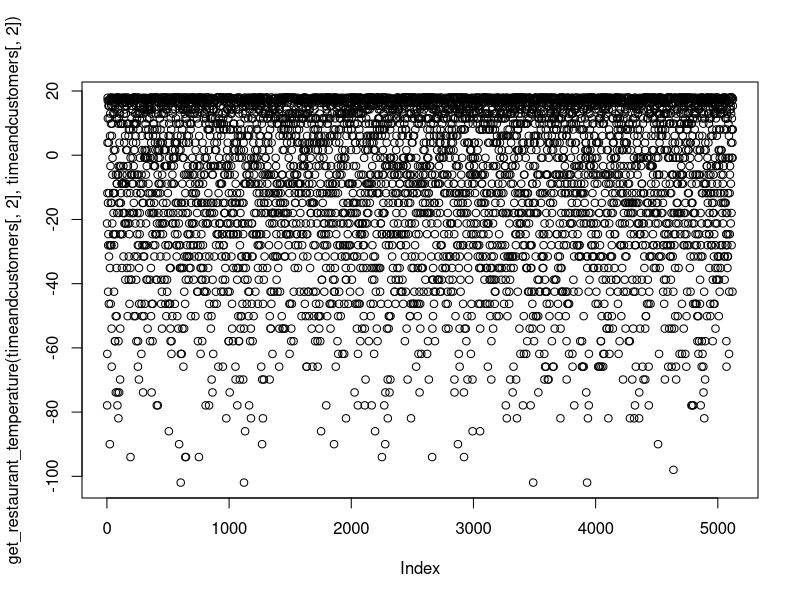

Source code (R):
install.packages("chron")
install.packages("clusterGeneration")
install.packages("lubridate")
install.packages("dbscan")


library("clusterGeneration")
library("dbscan")
library("lubridate")
library("chron")

getTimes <- function(){
  t <- seq(ISOdate(2000,1,1,hour = 10), ISOdate(2000,12,31, hour =24), "hours")
  t[hours(t)>=10]
}

#creates bimodal random values by merging two sets of randonly normal distributed values
#n = number of values, cpct = 0.5 (probability of choosing of one of the sets)
bimodalDistFunc <- function (n,cpct, mu1, mu2, sig1, sig2) {
  y0 <- rnorm(n,mean=mu1, sd = sig1)
  y1 <- rnorm(n,mean=mu2, sd = sig2)
  
  flag <- rbinom(n,size=1,prob=cpct)
  y <- y0*(1 - flag) + y1*flag 
}

#cut off the values which are not in the range of 10 and 23
sortbimodaldata = function(x){ 
  temp = x
  if(max(x) > 23){
    temp = temp[-which(temp>23)]
  } else if(min(temp)<10){
    temp = temp[-which(temp<10)]
  }
  return(temp)
}

#number of customers per day; e.g. (12,12,15,16,11,...)
createCustomerPerDay = function(n,cpct, mu1, mu2, sig1, sig2){
  data = bimodalDistFunc(n,cpct, mu1, mu2, sig1, sig2)
  floordata = floor(data) #round down
  sorteddata = sortbimodaldata(floordata) #cut off data in range 10 to 23
  return(sorteddata)
}

#output: 14 rows of distribution for one day (10,20,21,44,75,54,...) without the time. Maximum capacity of 60.
createCustomerTimeFrequency = function(n,cpct, mu1, mu2, sig1, sig2){
  allcustomers = as.data.frame(table(createCustomerPerDay(n,cpct, mu1, mu2, sig1, sig2)))
  freq = c()
  for (i in 10:23){
      if(length(which(allcustomers[,1] == i)) > 0){
        if (allcustomers[which(allcustomers[,1] == i),2] >60){
          freq = append(freq, 60)
        }else{
          freq = append(freq, allcustomers[which(allcustomers[,1] == i),2])
        }
      } else{
        freq = append(freq, 0)
      }
  }
  return(freq)
}

#Doing the previous function 365 times. Returns the whole customers data (365 days and 14 entries a day)
createAllCustomers = function(cpct, mu1, mu2, sig1, sig2){
  customers = c()
  for(i in 1:366){
    n = floor(runif(1, 150, 250)) #randomly choose a number of customer for a day
    customers = append(customers, createCustomerTimeFrequency(n,cpct, mu1, mu2, sig1, sig2))
  }
  return(customers)
}

createMealsDrinks = function(customers){ #parameters are not necessary (?)
  meals = c()
  drinks = c()
  
  #uniform distribution
  #meals = c(runif(length(timeslots),7,12)*runif(length(timeslots),0.8,1.2),runif(length(timeslots),0,4)*runif(length(timeslots),0.8,1.2))*customers
  #drinks = c(runif(length(timeslots),0,4)*runif(length(timeslots),0.8,1.2),runif(length(timeslots),7,12)*runif(length(timeslots),0.8,1.2))*customers
  
  #random Cluster generation
  var = genRandomClust(numClust=2,sepVal=0.2,numNonNoisy=2,clustszind=1,clustSizeEq=2562,lambdaLow = 0.5,ratioLambda = 2)
  mealsDrinks=var$datList$test_1+min(var$datList$test_1)*-1
  
  meals=mealsDrinks[,1]*customers
  drinks=mealsDrinks[,2]*customers
  data = data.frame(meals, drinks)
  #normal distribution
  #meals = c(rnorm(length(timeslots),5,1),rnorm(length(timeslots),2,0.5))*customers
  #drinks = c(rnorm(length(timeslots),2,0.8),rnorm(length(timeslots),10,1.5))*customers
  
  #Transfermatrix
  #for (i in 1:length(timeslots)){
  #  ranges = MDRangeMatrix[which(MDRangeMatrix[,1]==timeslots[i]),]
  #  meals = append(meals,floor(customers[i]*(runif(1,ranges[2],ranges[3]))*(runif(1,0.6,1.4))))
  #  drinks = append(drinks,floor(customers[i]*(runif(1,ranges[4],ranges[5]))*(runif(1,0.6,1.4))))
  #}
  avgmeals = unlist(sapply(1:NROW(data), function(x){
    if(customers[x] == 0){
      return(0)
    } else {
      return(data[x,1]/customers[x])
    }
  }))
  
  avgdrinks = unlist(sapply(1:NROW(data), function(x){
    if(customers[x] == 0){
      return(0)
    } else {
      return(data[x,2]/customers[x])
    }
  }))
  
  return(data.frame(avgmeals, avgdrinks))
}

#creates the season (1-4) for every timestamp and returns it as a vector
createseason = function(dates){
  moy <- month(dates)
  soy <- sapply(moy, function(x){
    if (2 < x && x < 6){1}
    else if (5 < x && x < 9){2}
    else if (8 < x && x < 12){3}
    else if(11 < x || x < 3){4}
    })
  return (unlist(soy))
}

#creates number of times the door was opened
createOpendoors = function(customers){
  
  opendoors <- sapply(customers,function(x){
    
    (abs(round(rnorm(1,mean=x, sd = 2)))+1)*2
    
    })
  return (opendoors)
}

#calculates restaurant temperature
#OPEN:adjustment of 
get_restaurant_temperature = function(number_of_customers,doors_opened){
  temperature = x1*number_of_customers^3 - x2*number_of_customers^2 - y1*doors_opened^2 + minimum_temperature
  return(temperature)
}

#####################################################end of functions###########################################

#####################################################begin of data instances###########################################
mu1 <- 12  
mu2 <- 20
sig1 <- 1.5
sig2 <- 1.5
cpct <- 0.5 
n = floor(runif(1, 150, 250))
#parameters_restaurant_temperature
minimum_temperature = 18.0
x1 = 0.001
x2 = 0.01
y1 = 0.1

MDRangeMatrix = matrix(c(10,4,6,0,2,11,4,6,0,2,12,4,6,0,2,13,4,6,0,2,14,4,5,0,1,15,0,2,6,8,16,0,2,6,8,17,0,2,6,8,18,4,6,1,2,19,4,6,1,2,20,4,6,1,2,21,0,2,7,10,22,0,2,7,10,23,0,2,7,10), nrow = 14, ncol = 5, byrow = TRUE )

#####################################################end of data instances###########################################

#####################################################begin of main part###########################################

allcustomers = createAllCustomers(cpct, mu1, mu2, sig1, sig2)
times = getTimes()
timeandcustomers = data.frame(times, allcustomers)
#timeslots = as.numeric(substr(timeandcustomers$times,12,13))

plot(get_restaurant_temperature(timeandcustomers[,2],timeandcustomers[,2]))

mealsanddrinks = createMealsDrinks(timeandcustomers[,2])
